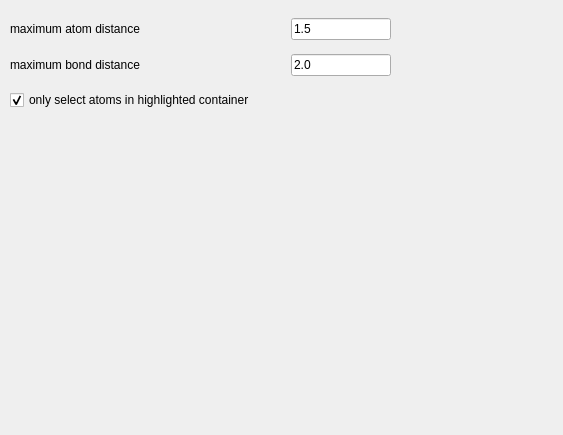
<ui version="4.0" >
 <class>EditSettingsData</class>
 <widget class="QWidget" name="EditSettingsData" >
  <property name="geometry" >
   <rect>
    <x>0</x>
    <y>0</y>
    <width>563</width>
    <height>435</height>
   </rect>
  </property>
  <property name="windowTitle" >
   <string>Editing</string>
  </property>
  <widget class="QWidget" name="layoutWidget" >
   <property name="geometry" >
    <rect>
     <x>10</x>
     <y>10</y>
     <width>381</width>
     <height>111</height>
    </rect>
   </property>
   <layout class="QVBoxLayout" >
    <property name="margin" >
     <number>0</number>
    </property>
    <property name="spacing" >
     <number>6</number>
    </property>
    <item>
     <layout class="QHBoxLayout" >
      <property name="margin" >
       <number>0</number>
      </property>
      <property name="spacing" >
       <number>6</number>
      </property>
      <item>
       <widget class="QLabel" name="label" >
        <property name="text" >
         <string>maximum atom distance</string>
        </property>
       </widget>
      </item>
      <item>
       <spacer>
        <property name="orientation" >
         <enum>Qt::Horizontal</enum>
        </property>
        <property name="sizeHint" >
         <size>
          <width>21</width>
          <height>20</height>
         </size>
        </property>
       </spacer>
      </item>
      <item>
       <widget class="QLineEdit" name="atom_distance" >
        <property name="maximumSize" >
         <size>
          <width>100</width>
          <height>16777215</height>
         </size>
        </property>
        <property name="inputMask" >
         <string>9.0; </string>
        </property>
        <property name="text" >
         <string>1.5</string>
        </property>
       </widget>
      </item>
     </layout>
    </item>
    <item>
     <layout class="QHBoxLayout" >
      <property name="margin" >
       <number>0</number>
      </property>
      <property name="spacing" >
       <number>6</number>
      </property>
      <item>
       <widget class="QLabel" name="label_2" >
        <property name="text" >
         <string>maximum bond distance</string>
        </property>
       </widget>
      </item>
      <item>
       <spacer>
        <property name="orientation" >
         <enum>Qt::Horizontal</enum>
        </property>
        <property name="sizeHint" >
         <size>
          <width>21</width>
          <height>20</height>
         </size>
        </property>
       </spacer>
      </item>
      <item>
       <widget class="QLineEdit" name="bond_distance" >
        <property name="maximumSize" >
         <size>
          <width>100</width>
          <height>16777215</height>
         </size>
        </property>
        <property name="inputMask" >
         <string>9.0; </string>
        </property>
        <property name="text" >
         <string>2.0</string>
        </property>
       </widget>
      </item>
     </layout>
    </item>
    <item>
     <widget class="QCheckBox" name="only_highlighted" >
      <property name="text" >
       <string>only select atoms in highlighted container</string>
      </property>
      <property name="checked" >
       <bool>true</bool>
      </property>
     </widget>
    </item>
   </layout>
  </widget>
 </widget>
 <layoutdefault spacing="6" margin="11" />
 <includes>
  <include location="global" >BALL/COMMON/global.h</include>
 </includes>
 <resources/>
 <connections/>
</ui>
